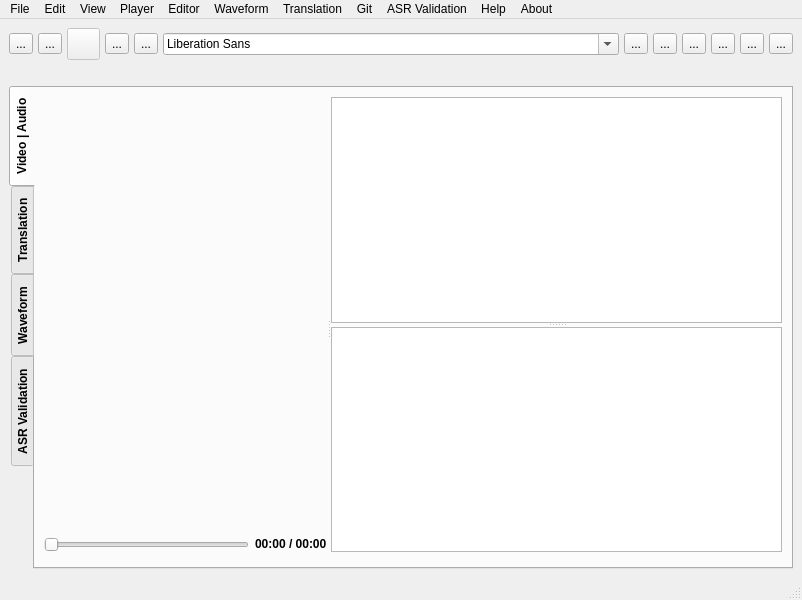
<?xml version="1.0" encoding="UTF-8"?>
<ui version="4.0">
 <class>Tool</class>
 <widget class="QMainWindow" name="Tool">
  <property name="geometry">
   <rect>
    <x>0</x>
    <y>0</y>
    <width>802</width>
    <height>600</height>
   </rect>
  </property>
  <property name="windowTitle">
   <string>Vagyojaka: ASR Post Editor</string>
  </property>
  <widget class="QWidget" name="centralwidget">
   <layout class="QVBoxLayout" name="verticalLayout_4">
    <item>
     <layout class="QHBoxLayout" name="horizontalLayout_2">
      <property name="spacing">
       <number>0</number>
      </property>
      <item>
       <widget class="QToolButton" name="add_video">
        <property name="toolTip">
         <string extracomment="hi">Open video/audio</string>
        </property>
        <property name="toolTipDuration">
         <number>-1</number>
        </property>
        <property name="text">
         <string>...</string>
        </property>
        <property name="icon">
         <iconset resource="icons.qrc">
          <normaloff>:/images/images/add.png</normaloff>:/images/images/add.png</iconset>
        </property>
        <property name="iconSize">
         <size>
          <width>25</width>
          <height>25</height>
         </size>
        </property>
        <property name="toolButtonStyle">
         <enum>Qt::ToolButtonIconOnly</enum>
        </property>
       </widget>
      </item>
      <item>
       <spacer name="horizontalSpacer_7">
        <property name="orientation">
         <enum>Qt::Horizontal</enum>
        </property>
        <property name="sizeType">
         <enum>QSizePolicy::Preferred</enum>
        </property>
        <property name="sizeHint" stdset="0">
         <size>
          <width>5</width>
          <height>20</height>
         </size>
        </property>
       </spacer>
      </item>
      <item>
       <widget class="QToolButton" name="open_transcript">
        <property name="toolTip">
         <string>Open Transcript</string>
        </property>
        <property name="text">
         <string>...</string>
        </property>
        <property name="icon">
         <iconset resource="icons.qrc">
          <normaloff>:/images/images/open file.png</normaloff>:/images/images/open file.png</iconset>
        </property>
        <property name="iconSize">
         <size>
          <width>25</width>
          <height>25</height>
         </size>
        </property>
       </widget>
      </item>
      <item>
       <spacer name="horizontalSpacer_8">
        <property name="orientation">
         <enum>Qt::Horizontal</enum>
        </property>
        <property name="sizeType">
         <enum>QSizePolicy::Preferred</enum>
        </property>
        <property name="sizeHint" stdset="0">
         <size>
          <width>5</width>
          <height>20</height>
         </size>
        </property>
       </spacer>
      </item>
      <item>
       <widget class="QToolButton" name="new_transcript">
        <property name="enabled">
         <bool>false</bool>
        </property>
        <property name="toolTip">
         <string>New Transcript (Disabled)</string>
        </property>
        <property name="text">
         <string/>
        </property>
        <property name="icon">
         <iconset resource="icons.qrc">
          <normaloff>:/images/images/font color.png</normaloff>:/images/images/font color.png</iconset>
        </property>
        <property name="iconSize">
         <size>
          <width>25</width>
          <height>25</height>
         </size>
        </property>
       </widget>
      </item>
      <item>
       <spacer name="horizontalSpacer_6">
        <property name="orientation">
         <enum>Qt::Horizontal</enum>
        </property>
        <property name="sizeType">
         <enum>QSizePolicy::Preferred</enum>
        </property>
        <property name="sizeHint" stdset="0">
         <size>
          <width>5</width>
          <height>20</height>
         </size>
        </property>
       </spacer>
      </item>
      <item>
       <widget class="QToolButton" name="save_transcript">
        <property name="toolTip">
         <string>Save </string>
        </property>
        <property name="text">
         <string>...</string>
        </property>
        <property name="icon">
         <iconset resource="icons.qrc">
          <normaloff>:/images/images/save.png</normaloff>:/images/images/save.png</iconset>
        </property>
        <property name="iconSize">
         <size>
          <width>25</width>
          <height>25</height>
         </size>
        </property>
       </widget>
      </item>
      <item>
       <spacer name="horizontalSpacer_5">
        <property name="orientation">
         <enum>Qt::Horizontal</enum>
        </property>
        <property name="sizeType">
         <enum>QSizePolicy::Preferred</enum>
        </property>
        <property name="sizeHint" stdset="0">
         <size>
          <width>5</width>
          <height>20</height>
         </size>
        </property>
       </spacer>
      </item>
      <item>
       <widget class="QToolButton" name="save_as_transcript">
        <property name="toolTip">
         <string>Save as</string>
        </property>
        <property name="text">
         <string>...</string>
        </property>
        <property name="icon">
         <iconset resource="icons.qrc">
          <normaloff>:/images/images/save as.png</normaloff>:/images/images/save as.png</iconset>
        </property>
        <property name="iconSize">
         <size>
          <width>25</width>
          <height>25</height>
         </size>
        </property>
       </widget>
      </item>
      <item>
       <spacer name="horizontalSpacer_4">
        <property name="orientation">
         <enum>Qt::Horizontal</enum>
        </property>
        <property name="sizeType">
         <enum>QSizePolicy::Minimum</enum>
        </property>
        <property name="sizeHint" stdset="0">
         <size>
          <width>5</width>
          <height>20</height>
         </size>
        </property>
       </spacer>
      </item>
      <item>
       <widget class="QFontComboBox" name="fontComboBox"/>
      </item>
      <item>
       <spacer name="horizontalSpacer_14">
        <property name="orientation">
         <enum>Qt::Horizontal</enum>
        </property>
        <property name="sizeType">
         <enum>QSizePolicy::Preferred</enum>
        </property>
        <property name="sizeHint" stdset="0">
         <size>
          <width>5</width>
          <height>20</height>
         </size>
        </property>
       </spacer>
      </item>
      <item>
       <widget class="QToolButton" name="load_a_custom_dict">
        <property name="toolTip">
         <string>Load Custom Dictonary</string>
        </property>
        <property name="text">
         <string>...</string>
        </property>
        <property name="icon">
         <iconset resource="icons.qrc">
          <normaloff>:/images/images/english to hindi.png</normaloff>:/images/images/english to hindi.png</iconset>
        </property>
        <property name="iconSize">
         <size>
          <width>25</width>
          <height>25</height>
         </size>
        </property>
       </widget>
      </item>
      <item>
       <spacer name="horizontalSpacer_10">
        <property name="orientation">
         <enum>Qt::Horizontal</enum>
        </property>
        <property name="sizeType">
         <enum>QSizePolicy::Preferred</enum>
        </property>
        <property name="sizeHint" stdset="0">
         <size>
          <width>5</width>
          <height>20</height>
         </size>
        </property>
       </spacer>
      </item>
      <item>
       <widget class="QToolButton" name="get_PDF">
        <property name="toolTip">
         <string>Get PDF</string>
        </property>
        <property name="text">
         <string>...</string>
        </property>
        <property name="icon">
         <iconset resource="icons.qrc">
          <normaloff>:/images/images/load data.png</normaloff>:/images/images/load data.png</iconset>
        </property>
        <property name="iconSize">
         <size>
          <width>25</width>
          <height>25</height>
         </size>
        </property>
       </widget>
      </item>
      <item>
       <spacer name="horizontalSpacer_11">
        <property name="orientation">
         <enum>Qt::Horizontal</enum>
        </property>
        <property name="sizeType">
         <enum>QSizePolicy::Preferred</enum>
        </property>
        <property name="sizeHint" stdset="0">
         <size>
          <width>5</width>
          <height>20</height>
         </size>
        </property>
       </spacer>
      </item>
      <item>
       <widget class="QToolButton" name="decreseFontSize">
        <property name="toolTip">
         <string>Decrese Font Size</string>
        </property>
        <property name="text">
         <string>...</string>
        </property>
        <property name="icon">
         <iconset resource="icons.qrc">
          <normaloff>:/images/images/zoom out.png</normaloff>:/images/images/zoom out.png</iconset>
        </property>
        <property name="iconSize">
         <size>
          <width>25</width>
          <height>25</height>
         </size>
        </property>
       </widget>
      </item>
      <item>
       <spacer name="horizontalSpacer_12">
        <property name="orientation">
         <enum>Qt::Horizontal</enum>
        </property>
        <property name="sizeType">
         <enum>QSizePolicy::Preferred</enum>
        </property>
        <property name="sizeHint" stdset="0">
         <size>
          <width>5</width>
          <height>20</height>
         </size>
        </property>
       </spacer>
      </item>
      <item>
       <widget class="QToolButton" name="increaseFontSize">
        <property name="toolTip">
         <string>Increase Font Size</string>
        </property>
        <property name="text">
         <string>...</string>
        </property>
        <property name="icon">
         <iconset resource="icons.qrc">
          <normaloff>:/images/images/zoom in.png</normaloff>:/images/images/zoom in.png</iconset>
        </property>
        <property name="iconSize">
         <size>
          <width>25</width>
          <height>25</height>
         </size>
        </property>
       </widget>
      </item>
      <item>
       <spacer name="horizontalSpacer_13">
        <property name="orientation">
         <enum>Qt::Horizontal</enum>
        </property>
        <property name="sizeType">
         <enum>QSizePolicy::Preferred</enum>
        </property>
        <property name="sizeHint" stdset="0">
         <size>
          <width>5</width>
          <height>20</height>
         </size>
        </property>
       </spacer>
      </item>
      <item>
       <widget class="QToolButton" name="toggleWordEditor">
        <property name="toolTip">
         <string>Toggle Word Editor</string>
        </property>
        <property name="text">
         <string>...</string>
        </property>
        <property name="icon">
         <iconset resource="icons.qrc">
          <normaloff>:/images/images/font black.png</normaloff>:/images/images/font black.png</iconset>
        </property>
        <property name="iconSize">
         <size>
          <width>25</width>
          <height>25</height>
         </size>
        </property>
       </widget>
      </item>
      <item>
       <spacer name="horizontalSpacer_9">
        <property name="orientation">
         <enum>Qt::Horizontal</enum>
        </property>
        <property name="sizeType">
         <enum>QSizePolicy::Preferred</enum>
        </property>
        <property name="sizeHint" stdset="0">
         <size>
          <width>5</width>
          <height>20</height>
         </size>
        </property>
       </spacer>
      </item>
      <item>
       <widget class="QToolButton" name="keyboard_shortcuts">
        <property name="text">
         <string>...</string>
        </property>
        <property name="icon">
         <iconset resource="icons.qrc">
          <normaloff>:/images/images/information.png</normaloff>:/images/images/information.png</iconset>
        </property>
        <property name="iconSize">
         <size>
          <width>25</width>
          <height>25</height>
         </size>
        </property>
       </widget>
      </item>
     </layout>
    </item>
    <item>
     <layout class="QHBoxLayout" name="horizontalLayout_6">
      <item>
       <widget class="QLabel" name="mediaFilenameLbl">
        <property name="text">
         <string/>
        </property>
        <property name="alignment">
         <set>Qt::AlignLeading|Qt::AlignLeft|Qt::AlignTop</set>
        </property>
       </widget>
      </item>
      <item>
       <widget class="QLabel" name="transcriptFilenameLbl">
        <property name="text">
         <string/>
        </property>
        <property name="alignment">
         <set>Qt::AlignRight|Qt::AlignTrailing|Qt::AlignVCenter</set>
        </property>
       </widget>
      </item>
     </layout>
    </item>
    <item>
     <widget class="QTabWidget" name="tabWidget">
      <property name="enabled">
       <bool>true</bool>
      </property>
      <property name="font">
       <font>
        <bold>true</bold>
       </font>
      </property>
      <property name="tabPosition">
       <enum>QTabWidget::West</enum>
      </property>
      <property name="tabShape">
       <enum>QTabWidget::Rounded</enum>
      </property>
      <property name="currentIndex">
       <number>0</number>
      </property>
      <property name="documentMode">
       <bool>false</bool>
      </property>
      <property name="tabsClosable">
       <bool>false</bool>
      </property>
      <property name="movable">
       <bool>false</bool>
      </property>
      <property name="tabBarAutoHide">
       <bool>false</bool>
      </property>
      <widget class="QWidget" name="tab">
       <attribute name="title">
        <string>Video | Audio</string>
       </attribute>
       <layout class="QHBoxLayout" name="horizontalLayout_3">
        <item>
         <layout class="QVBoxLayout" name="verticalLayout_5">
          <item>
           <widget class="QSplitter" name="splitter_tool">
            <property name="orientation">
             <enum>Qt::Horizontal</enum>
            </property>
            <widget class="QWidget" name="layoutWidget">
             <layout class="QVBoxLayout" name="playerLayout">
              <item>
               <widget class="VideoWidget" name="m_videoWidget" native="true"/>
              </item>
              <item>
               <layout class="QHBoxLayout" name="horizontalLayout">
                <property name="sizeConstraint">
                 <enum>QLayout::SetMaximumSize</enum>
                </property>
                <item>
                 <widget class="QSlider" name="slider_position">
                  <property name="orientation">
                   <enum>Qt::Horizontal</enum>
                  </property>
                 </widget>
                </item>
                <item>
                 <widget class="QLabel" name="label_position">
                  <property name="sizePolicy">
                   <sizepolicy hsizetype="Preferred" vsizetype="Maximum">
                    <horstretch>0</horstretch>
                    <verstretch>0</verstretch>
                   </sizepolicy>
                  </property>
                  <property name="text">
                   <string>00:00 / 00:00</string>
                  </property>
                 </widget>
                </item>
               </layout>
              </item>
              <item>
               <widget class="PlayerControls" name="m_playerControls" native="true">
                <property name="sizePolicy">
                 <sizepolicy hsizetype="Preferred" vsizetype="Maximum">
                  <horstretch>0</horstretch>
                  <verstretch>0</verstretch>
                 </sizepolicy>
                </property>
               </widget>
              </item>
             </layout>
            </widget>
            <widget class="QWidget" name="verticalLayoutWidget">
             <layout class="QVBoxLayout" name="verticalLayout">
              <item>
               <widget class="QSplitter" name="splitter_editor">
                <property name="orientation">
                 <enum>Qt::Vertical</enum>
                </property>
                <widget class="Editor" name="m_editor"/>
                <widget class="WordEditor" name="m_wordEditor">
                 <property name="sizePolicy">
                  <sizepolicy hsizetype="Expanding" vsizetype="Maximum">
                   <horstretch>0</horstretch>
                   <verstretch>0</verstretch>
                  </sizepolicy>
                 </property>
                </widget>
               </widget>
              </item>
              <item>
               <widget class="TagListDisplayWidget" name="m_tagListDisplay" native="true">
                <property name="sizePolicy">
                 <sizepolicy hsizetype="Preferred" vsizetype="Maximum">
                  <horstretch>0</horstretch>
                  <verstretch>0</verstretch>
                 </sizepolicy>
                </property>
               </widget>
              </item>
             </layout>
            </widget>
           </widget>
          </item>
         </layout>
        </item>
       </layout>
      </widget>
      <widget class="QWidget" name="tab_2">
       <attribute name="title">
        <string>Translation</string>
       </attribute>
       <layout class="QHBoxLayout" name="horizontalLayout_4">
        <item>
         <layout class="QVBoxLayout" name="verticalLayout_2">
          <item>
           <widget class="QSplitter" name="splitter_editor_2">
            <property name="orientation">
             <enum>Qt::Vertical</enum>
            </property>
            <widget class="Editor" name="m_editor_2"/>
           </widget>
          </item>
          <item>
           <layout class="QHBoxLayout" name="horizontalLayout_8">
            <item>
             <spacer name="horizontalSpacer">
              <property name="orientation">
               <enum>Qt::Horizontal</enum>
              </property>
              <property name="sizeType">
               <enum>QSizePolicy::Expanding</enum>
              </property>
              <property name="sizeHint" stdset="0">
               <size>
                <width>200</width>
                <height>20</height>
               </size>
              </property>
             </spacer>
            </item>
            <item>
             <widget class="QPushButton" name="pushButton_3">
              <property name="enabled">
               <bool>false</bool>
              </property>
              <property name="text">
               <string>Speak</string>
              </property>
             </widget>
            </item>
            <item>
             <widget class="QPushButton" name="btn_translate">
              <property name="enabled">
               <bool>false</bool>
              </property>
              <property name="text">
               <string>Translate</string>
              </property>
             </widget>
            </item>
           </layout>
          </item>
          <item>
           <widget class="TagListDisplayWidget" name="m_tagListDisplay_2" native="true">
            <property name="sizePolicy">
             <sizepolicy hsizetype="Preferred" vsizetype="Maximum">
              <horstretch>0</horstretch>
              <verstretch>0</verstretch>
             </sizepolicy>
            </property>
           </widget>
          </item>
         </layout>
        </item>
        <item>
         <layout class="QVBoxLayout" name="verticalLayout_3">
          <item>
           <widget class="QSplitter" name="splitter_editor_3">
            <property name="orientation">
             <enum>Qt::Vertical</enum>
            </property>
            <widget class="Editor" name="m_editor_3"/>
           </widget>
          </item>
          <item>
           <layout class="QHBoxLayout" name="horizontalLayout_9">
            <item>
             <spacer name="horizontalSpacer_2">
              <property name="orientation">
               <enum>Qt::Horizontal</enum>
              </property>
              <property name="sizeHint" stdset="0">
               <size>
                <width>40</width>
                <height>20</height>
               </size>
              </property>
             </spacer>
            </item>
            <item>
             <widget class="QPushButton" name="pushButton_4">
              <property name="enabled">
               <bool>false</bool>
              </property>
              <property name="text">
               <string>Speak</string>
              </property>
             </widget>
            </item>
            <item>
             <widget class="QPushButton" name="pushButton_2">
              <property name="enabled">
               <bool>false</bool>
              </property>
              <property name="text">
               <string>Save</string>
              </property>
             </widget>
            </item>
           </layout>
          </item>
          <item>
           <widget class="TagListDisplayWidget" name="m_tagListDisplay_3" native="true">
            <property name="sizePolicy">
             <sizepolicy hsizetype="Preferred" vsizetype="Maximum">
              <horstretch>0</horstretch>
              <verstretch>0</verstretch>
             </sizepolicy>
            </property>
           </widget>
          </item>
         </layout>
        </item>
       </layout>
      </widget>
      <widget class="QWidget" name="tab_3">
       <attribute name="title">
        <string>Waveform</string>
       </attribute>
       <layout class="QVBoxLayout" name="verticalLayout_7">
        <property name="spacing">
         <number>0</number>
        </property>
        <item>
         <widget class="AudioWaveForm" name="widget" native="true">
          <property name="sizePolicy">
           <sizepolicy hsizetype="Expanding" vsizetype="Expanding">
            <horstretch>0</horstretch>
            <verstretch>0</verstretch>
           </sizepolicy>
          </property>
         </widget>
        </item>
       </layout>
      </widget>
      <widget class="QWidget" name="tab_4">
       <attribute name="title">
        <string>ASR Validation</string>
       </attribute>
       <layout class="QHBoxLayout" name="horizontalLayout_5">
        <property name="spacing">
         <number>0</number>
        </property>
        <item>
         <widget class="TTSAnnotator" name="tableWidget" native="true">
          <property name="sizePolicy">
           <sizepolicy hsizetype="Expanding" vsizetype="Expanding">
            <horstretch>0</horstretch>
            <verstretch>0</verstretch>
           </sizepolicy>
          </property>
         </widget>
        </item>
       </layout>
      </widget>
     </widget>
    </item>
   </layout>
  </widget>
  <widget class="QMenuBar" name="menubar">
   <property name="geometry">
    <rect>
     <x>0</x>
     <y>0</y>
     <width>802</width>
     <height>25</height>
    </rect>
   </property>
   <widget class="QMenu" name="menuFile">
    <property name="title">
     <string>File</string>
    </property>
    <addaction name="Upload_and_generate_Transcript"/>
    <addaction name="Save_as_PDF"/>
    <addaction name="close"/>
    <addaction name="actionSave_as_Text"/>
   </widget>
   <widget class="QMenu" name="menuMedia_Player">
    <property name="title">
     <string>Player</string>
    </property>
    <widget class="QMenu" name="menuSeek_Speed">
     <property name="title">
      <string>Seek Speed</string>
     </property>
     <addaction name="actionIncrease_speed_by_1"/>
     <addaction name="actionDecrease_speed_by_1"/>
    </widget>
    <addaction name="player_open"/>
    <addaction name="player_togglePlay"/>
    <addaction name="player_seekForward"/>
    <addaction name="player_seekBackward"/>
    <addaction name="separator"/>
    <addaction name="separator"/>
    <addaction name="menuSeek_Speed"/>
   </widget>
   <widget class="QMenu" name="menuEditor">
    <property name="title">
     <string>Editor</string>
    </property>
    <addaction name="editor_openTranscript"/>
    <addaction name="editor_save"/>
    <addaction name="editor_saveAs"/>
    <addaction name="editor_close"/>
    <addaction name="separator"/>
    <addaction name="editor_debugBlocks"/>
    <addaction name="editor_jumpToLine"/>
    <addaction name="separator"/>
    <addaction name="editor_splitLine"/>
    <addaction name="editor_mergeUp"/>
    <addaction name="editor_mergeDown"/>
    <addaction name="editor_toggleWords"/>
    <addaction name="separator"/>
    <addaction name="editor_changeLang"/>
    <addaction name="editor_changeSpeaker"/>
    <addaction name="editor_propagateTime"/>
    <addaction name="editor_editTags"/>
    <addaction name="separator"/>
    <addaction name="editor_autoSave"/>
    <addaction name="separator"/>
    <addaction name="separator"/>
    <addaction name="Add_Custom_Dictonary"/>
    <addaction name="Show_Time_Stamps"/>
    <addaction name="Real_Time_Data_Saver"/>
    <addaction name="move_along_timestamps"/>
   </widget>
   <widget class="QMenu" name="menuEdit">
    <property name="title">
     <string>Edit</string>
    </property>
    <addaction name="edit_undo"/>
    <addaction name="edit_redo"/>
    <addaction name="separator"/>
    <addaction name="edit_cut"/>
    <addaction name="edit_copy"/>
    <addaction name="edit_paste"/>
    <addaction name="separator"/>
    <addaction name="edit_findReplace"/>
   </widget>
   <widget class="QMenu" name="menuView">
    <property name="title">
     <string>View</string>
    </property>
    <addaction name="view_incFont"/>
    <addaction name="view_decFont"/>
    <addaction name="view_font"/>
    <addaction name="view_toggleTagList"/>
   </widget>
   <widget class="QMenu" name="menuHelp">
    <property name="title">
     <string>Help</string>
    </property>
    <addaction name="help_keyboardShortcuts"/>
   </widget>
   <widget class="QMenu" name="menuTranslation">
    <property name="title">
     <string>Translation</string>
    </property>
    <addaction name="Open_File_in_Editor1"/>
    <addaction name="editor_save2"/>
    <addaction name="separator"/>
    <addaction name="Open_File_in_Editor2"/>
    <addaction name="editor_save3"/>
   </widget>
   <widget class="QMenu" name="menuGit">
    <property name="title">
     <string>Git</string>
    </property>
    <addaction name="actionInit"/>
    <addaction name="actionAdd_All"/>
    <addaction name="actionCommit"/>
    <addaction name="actionAdd_Remote_URL"/>
    <addaction name="actionPull"/>
    <addaction name="actionPush"/>
   </widget>
   <widget class="QMenu" name="menuAbout">
    <property name="title">
     <string>About</string>
    </property>
    <addaction name="actionAbout"/>
    <addaction name="actionVersion"/>
   </widget>
   <widget class="QMenu" name="menuWaveform">
    <property name="title">
     <string>Waveform</string>
    </property>
    <addaction name="actionShow_Waveform"/>
    <addaction name="separator"/>
    <addaction name="actionShow_Endlines"/>
    <addaction name="actionUpdate_Timestamps"/>
    <addaction name="actionSave_Timestamps"/>
   </widget>
   <widget class="QMenu" name="menuTTS">
    <property name="title">
     <string>ASR Validation</string>
    </property>
    <addaction name="actionOpen"/>
   </widget>
   <addaction name="menuFile"/>
   <addaction name="menuEdit"/>
   <addaction name="menuView"/>
   <addaction name="menuMedia_Player"/>
   <addaction name="menuEditor"/>
   <addaction name="menuWaveform"/>
   <addaction name="menuTranslation"/>
   <addaction name="menuGit"/>
   <addaction name="menuTTS"/>
   <addaction name="menuHelp"/>
   <addaction name="menuAbout"/>
  </widget>
  <widget class="QStatusBar" name="statusbar"/>
  <action name="close">
   <property name="text">
    <string>Close</string>
   </property>
   <property name="shortcut">
    <string>Alt+F4</string>
   </property>
  </action>
  <action name="player_open">
   <property name="text">
    <string>Open</string>
   </property>
  </action>
  <action name="editor_open">
   <property name="text">
    <string>Open</string>
   </property>
  </action>
  <action name="editor_save">
   <property name="text">
    <string>Save</string>
   </property>
   <property name="shortcut">
    <string>Ctrl+S</string>
   </property>
  </action>
  <action name="editor_openTranscript">
   <property name="checkable">
    <bool>false</bool>
   </property>
   <property name="enabled">
    <bool>true</bool>
   </property>
   <property name="text">
    <string>Open</string>
   </property>
  </action>
  <action name="editor_debugBlocks">
   <property name="text">
    <string>Debug Blocks</string>
   </property>
  </action>
  <action name="editor_jumpToLine">
   <property name="text">
    <string>Jump to Highlighted Line</string>
   </property>
   <property name="shortcut">
    <string>Ctrl+J</string>
   </property>
  </action>
  <action name="player_togglePlay">
   <property name="checkable">
    <bool>false</bool>
   </property>
   <property name="text">
    <string>Play / Pause</string>
   </property>
   <property name="shortcut">
    <string>Ctrl+Space</string>
   </property>
   <property name="shortcutContext">
    <enum>Qt::ApplicationShortcut</enum>
   </property>
  </action>
  <action name="editor_splitLine">
   <property name="text">
    <string>Split Line</string>
   </property>
   <property name="shortcut">
    <string>Ctrl+;</string>
   </property>
  </action>
  <action name="editor_mergeUp">
   <property name="text">
    <string>Merge Up</string>
   </property>
   <property name="shortcut">
    <string>Alt+Up</string>
   </property>
  </action>
  <action name="editor_mergeDown">
   <property name="text">
    <string>Merge Down</string>
   </property>
   <property name="shortcut">
    <string>Alt+Down</string>
   </property>
  </action>
  <action name="editor_findReplace">
   <property name="text">
    <string>Find Replace</string>
   </property>
  </action>
  <action name="editor_toggleWords">
   <property name="text">
    <string>Toggle Word Editor</string>
   </property>
   <property name="shortcut">
    <string>Ctrl+W</string>
   </property>
  </action>
  <action name="player_seekForward">
   <property name="enabled">
    <bool>true</bool>
   </property>
   <property name="text">
    <string>Seek Forward</string>
   </property>
   <property name="shortcut">
    <string>Ctrl+.</string>
   </property>
  </action>
  <action name="player_seekBackward">
   <property name="text">
    <string>Seek Backward</string>
   </property>
   <property name="shortcut">
    <string>Ctrl+,</string>
   </property>
  </action>
  <action name="edit_undo">
   <property name="text">
    <string>Undo</string>
   </property>
   <property name="shortcut">
    <string>Ctrl+Z</string>
   </property>
  </action>
  <action name="edit_redo">
   <property name="text">
    <string>Redo</string>
   </property>
   <property name="shortcut">
    <string>Ctrl+Y</string>
   </property>
  </action>
  <action name="edit_cut">
   <property name="text">
    <string>Cut</string>
   </property>
   <property name="shortcut">
    <string>Ctrl+X</string>
   </property>
  </action>
  <action name="edit_copy">
   <property name="text">
    <string>Copy</string>
   </property>
   <property name="shortcut">
    <string>Ctrl+C</string>
   </property>
  </action>
  <action name="edit_paste">
   <property name="text">
    <string>Paste</string>
   </property>
   <property name="shortcut">
    <string>Ctrl+V</string>
   </property>
  </action>
  <action name="edit_findReplace">
   <property name="text">
    <string>Find / Replace</string>
   </property>
   <property name="shortcut">
    <string>Ctrl+F</string>
   </property>
  </action>
  <action name="view_incFont">
   <property name="text">
    <string>Increase Font Size</string>
   </property>
   <property name="shortcut">
    <string>Ctrl+=</string>
   </property>
  </action>
  <action name="view_decFont">
   <property name="text">
    <string>Decrease Font Size</string>
   </property>
   <property name="shortcut">
    <string>Ctrl+-</string>
   </property>
  </action>
  <action name="editor_changeSpeaker">
   <property name="text">
    <string>Change Speaker</string>
   </property>
   <property name="shortcut">
    <string>Ctrl+R</string>
   </property>
  </action>
  <action name="editor_propagateTime">
   <property name="text">
    <string>Propagate Time</string>
   </property>
   <property name="shortcut">
    <string>Ctrl+T</string>
   </property>
  </action>
  <action name="help_keyboardShortcuts">
   <property name="text">
    <string>Keyboard Shortcuts</string>
   </property>
  </action>
  <action name="view_font">
   <property name="text">
    <string>Change Font</string>
   </property>
  </action>
  <action name="view_toggleTagList">
   <property name="text">
    <string>Toggle TagList</string>
   </property>
  </action>
  <action name="editor_editTags">
   <property name="text">
    <string>Edit Tags</string>
   </property>
   <property name="shortcut">
    <string>Ctrl+'</string>
   </property>
  </action>
  <action name="action_2">
   <property name="text">
    <string>jd</string>
   </property>
  </action>
  <action name="editor_saveAs">
   <property name="text">
    <string>Save As</string>
   </property>
  </action>
  <action name="editor_close">
   <property name="text">
    <string>Close</string>
   </property>
  </action>
  <action name="editor_changeLang">
   <property name="text">
    <string>Change Transcript Language</string>
   </property>
  </action>
  <action name="editor_autoSave">
   <property name="checkable">
    <bool>true</bool>
   </property>
   <property name="text">
    <string>Auto Save</string>
   </property>
  </action>
  <action name="Add_Custom_Dictonary">
   <property name="text">
    <string>Add Custom Dictonary</string>
   </property>
  </action>
  <action name="Show_Time_Stamps">
   <property name="checkable">
    <bool>true</bool>
   </property>
   <property name="text">
    <string>Show Time Stamps</string>
   </property>
  </action>
  <action name="Upload_and_generate_Transcript">
   <property name="enabled">
    <bool>false</bool>
   </property>
   <property name="text">
    <string>Upload and generate Transcript</string>
   </property>
  </action>
  <action name="Real_Time_Data_Saver">
   <property name="checkable">
    <bool>true</bool>
   </property>
   <property name="text">
    <string>Real Time Data Saver</string>
   </property>
  </action>
  <action name="Save_as_PDF">
   <property name="text">
    <string>Save as PDF</string>
   </property>
  </action>
  <action name="Open_File_in_Editor1">
   <property name="text">
    <string>Open File in Editor1</string>
   </property>
  </action>
  <action name="Open_File_in_Editor2">
   <property name="text">
    <string>Open File in Editor2</string>
   </property>
  </action>
  <action name="editor_save2">
   <property name="text">
    <string>Save Editor1</string>
   </property>
  </action>
  <action name="editor_save3">
   <property name="text">
    <string>Save Editor2</string>
   </property>
  </action>
  <action name="move_along_timestamps">
   <property name="checkable">
    <bool>true</bool>
   </property>
   <property name="checked">
    <bool>false</bool>
   </property>
   <property name="text">
    <string>Move Along TimeStamps</string>
   </property>
  </action>
  <action name="actionSave_as_Text">
   <property name="text">
    <string>Save as Text</string>
   </property>
  </action>
  <action name="actionSave_as_XML">
   <property name="text">
    <string>Save as XML</string>
   </property>
  </action>
  <action name="actionAbout">
   <property name="enabled">
    <bool>true</bool>
   </property>
   <property name="text">
    <string>About</string>
   </property>
  </action>
  <action name="actionVersion">
   <property name="enabled">
    <bool>false</bool>
   </property>
   <property name="text">
    <string>Version 5.5.10</string>
   </property>
   <property name="toolTip">
    <string>Version</string>
   </property>
  </action>
  <action name="actionInit">
   <property name="text">
    <string>Init</string>
   </property>
  </action>
  <action name="actionAdd_All">
   <property name="text">
    <string>Add (All Files)</string>
   </property>
  </action>
  <action name="actionCommit">
   <property name="text">
    <string>Commit</string>
   </property>
  </action>
  <action name="actionAdd_Remote_URL">
   <property name="text">
    <string>Add (Remote URL)</string>
   </property>
  </action>
  <action name="actionPush">
   <property name="text">
    <string>Push</string>
   </property>
  </action>
  <action name="actionPull">
   <property name="text">
    <string>Pull</string>
   </property>
  </action>
  <action name="actionOpen">
   <property name="text">
    <string>Open</string>
   </property>
  </action>
  <action name="actionShow_Waveform">
   <property name="text">
    <string>Show Waveform</string>
   </property>
  </action>
  <action name="actionSave_Timestamps">
   <property name="checkable">
    <bool>true</bool>
   </property>
   <property name="text">
    <string>Update Timestamps Automatically</string>
   </property>
  </action>
  <action name="actionUpdate_Timestamps">
   <property name="text">
    <string>Update Timestamps</string>
   </property>
  </action>
  <action name="actionShow_Endlines">
   <property name="text">
    <string>Show Endlines </string>
   </property>
  </action>
  <action name="actionIncrease_speed_by_1">
   <property name="text">
    <string>Increase speed by +1</string>
   </property>
  </action>
  <action name="actionDecrease_speed_by_1">
   <property name="text">
    <string>Decrease speed by -1</string>
   </property>
  </action>
 </widget>
 <customwidgets>
  <customwidget>
   <class>VideoWidget</class>
   <extends>QWidget</extends>
   <header>mediaplayer/videowidget.h</header>
   <container>1</container>
  </customwidget>
  <customwidget>
   <class>PlayerControls</class>
   <extends>QWidget</extends>
   <header>mediaplayer/playercontrols.h</header>
   <container>1</container>
  </customwidget>
  <customwidget>
   <class>Editor</class>
   <extends>QPlainTextEdit</extends>
   <header>editor/editor.h</header>
  </customwidget>
  <customwidget>
   <class>TagListDisplayWidget</class>
   <extends>QWidget</extends>
   <header>editor/utilities/taglistdisplaywidget.h</header>
   <container>1</container>
  </customwidget>
  <customwidget>
   <class>WordEditor</class>
   <extends>QTableWidget</extends>
   <header>editor/wordeditor.h</header>
  </customwidget>
  <customwidget>
   <class>AudioWaveForm</class>
   <extends>QWidget</extends>
   <header>audiowaveform.h</header>
   <container>1</container>
  </customwidget>
  <customwidget>
   <class>TTSAnnotator</class>
   <extends>QWidget</extends>
   <header>tts/ttsannotator.h</header>
   <container>1</container>
  </customwidget>
 </customwidgets>
 <resources>
  <include location="icons.qrc"/>
 </resources>
 <connections/>
</ui>
